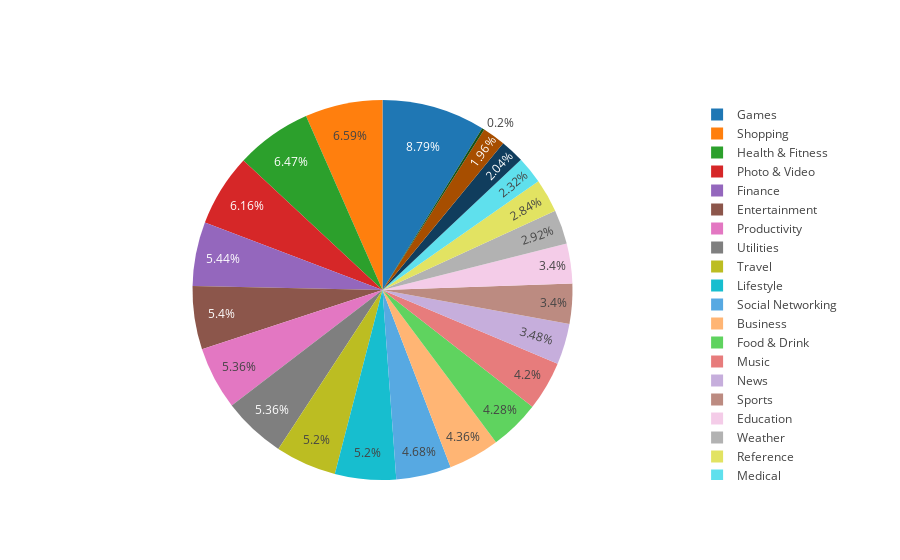

Notebook source saved alongside this figure:
### Code cell
number_of_apps_in_category = df['Category'].value_counts().sort_values(ascending=True)

data = [go.Pie(
        labels = number_of_apps_in_category.index,
        values = number_of_apps_in_category.values,
        hoverinfo = 'label+value'
    
)]

plotly.offline.iplot(data, filename='active_category')

### Figure 1 — Plotly figure (JSON) as saved in the notebook; plotly's stock layout.template omitted (floating-point values rounded to 4 significant figures)
{"data": [{"hoverinfo": "label+value", "labels": ["Magazines & Newspapers", "Navigation", "Books", "Medical", "Reference", "Weather", "Sports", "Education", "News", "Music", "Food & Drink", "Business", "Social Networking", "Travel", "Lifestyle", "Productivity", "Utilities", "Entertainment", "Finance", "Photo & Video", "Health & Fitness", "Shopping", "Games"], "type": "pie", "uid": "29cc8448-fa80-40c2-80ac-12130a9c50dd", "values": [5, 49, 51, 58, 71, 73, 85, 85, 87, 105, 107, 109, 117, 130, 130, 134, 134, 135, 136, 154, 162, 165, 220]}], "layout": {}}
